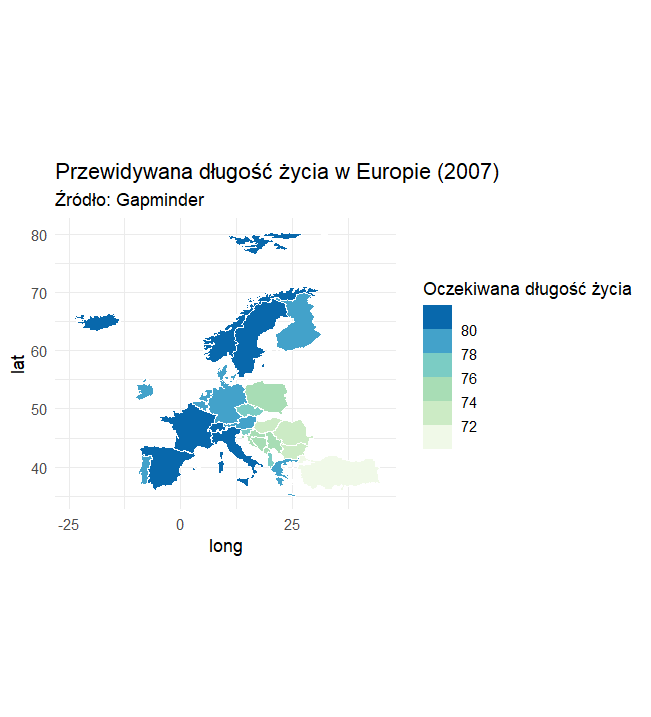

Recreate this plot in R.
library(ggplot2)
library(maps)
library(mapdata)
library(dplyr)
#install.packages("gapminder")
library(gapminder)
#View(gapminder)

country <- map_data("world")

kraje <- gapminder %>% 
  filter(continent == "Europe" & year =="2007") %>% 
  left_join(country, by = c("country" = "region"))


mapa <- ggplot(data = kraje, mapping = aes(x = long, y = lat, group = group, fill = lifeExp))+
  geom_polygon(color = "white") + 
  coord_fixed(ratio = 1.3) +       
  scale_fill_fermenter(palette = "GnBu", direction = 1)+
  theme_minimal() +
  labs(title = "Przewidywana długość życia w Europie (2007)",
       subtitle = "Źródło: Gapminder",
       fill = "Oczekiwana długość życia")

mapa
